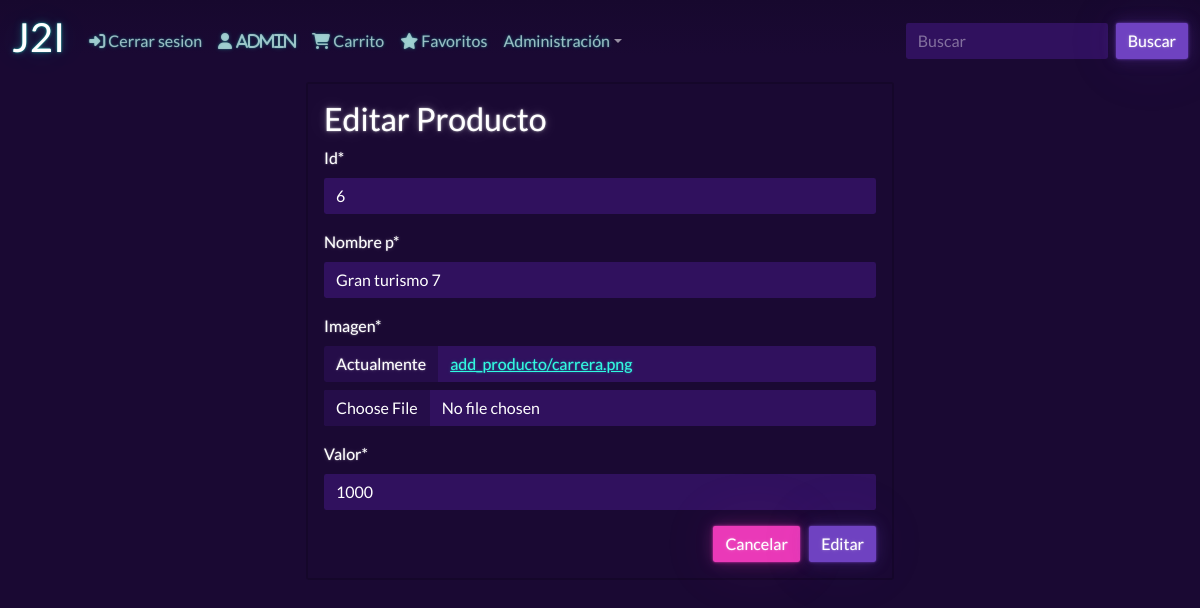
/mod_producto/6/ (signed in), run on an earlier commit of the app's database.
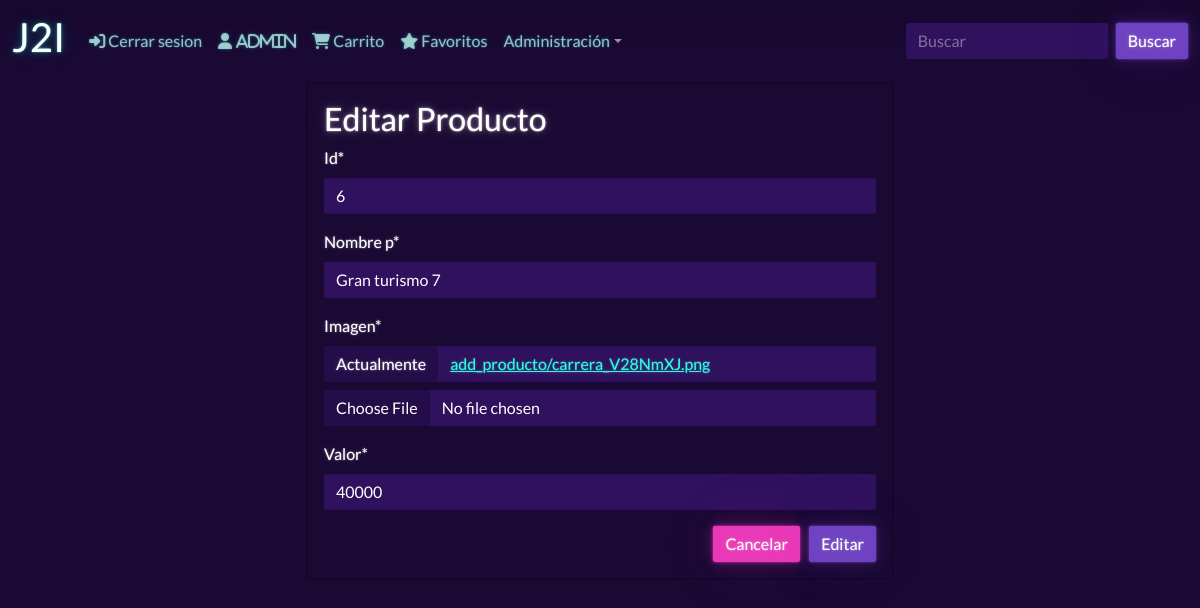
And on a later commit of the database.
### app/models.py (models this page shows, shortened)
class Producto(models.Model):
    id=models.IntegerField( primary_key=True ,default=uuid.uuid4, null=False)
    nombre_p = models.CharField( max_length=50,null=False)
    imagen = models.ImageField("Imagen", upload_to='add_producto', null=True)
    valor = models.IntegerField(null=False)

### app/views.py (the view, shortened to what this page needs)
# urls.py: path('mod_producto/<id>/', mod_producto, name='mod_producto'),
@permission_required('app,change_producto')
def mod_producto(request, id):
    producto = get_object_or_404(Producto, id=id)
    data = {
        'form': ProductoForm(instance=producto)
    }
    return render(request, 'app/mod_producto.html', data)

### app/forms.py
class ProductoForm(forms.ModelForm):
    class Meta:
        model = Producto
        fields = '__all__'

### app/templates/app/mod_producto.html (shortened to what this page needs)
{% extends "app/base.html" %}
{% load static %}
{% load crispy_forms_tags%}
{% block contenido %}
<div class = "row">
    <div class= "col-12 col-md-6 offset-md-3">
    <div class="card">
        <div class="card-body">
            <h2>Editar Producto</h2>
            <form action="" method="post" enctype="multipart/form-data">
                {{form | crispy}}
                <div class="d-flex justify-content-end">
                    <a class="btn btn-secondary" href="{% url 'productos_adm'%}"> Cancelar</a>
                    <input type="submit" value="Editar" class="btn btn-primary">
                </div>
            </form>
        </div>
    </div>
    </div>
</div>
{% endblock contenido %}

What changed in the data, as far as the page shows it:
changed Producto "Gran turismo 7": valor "1000" → "40000"
Also different on the page:
text no longer shown: "Id * Nombre p * Imagen * Actualmente add_producto/carrera.png Valor *"
text now shown: "Id * Nombre p * Imagen * Actualmente add_producto/carrera_V28NmXJ.png Valor *"
